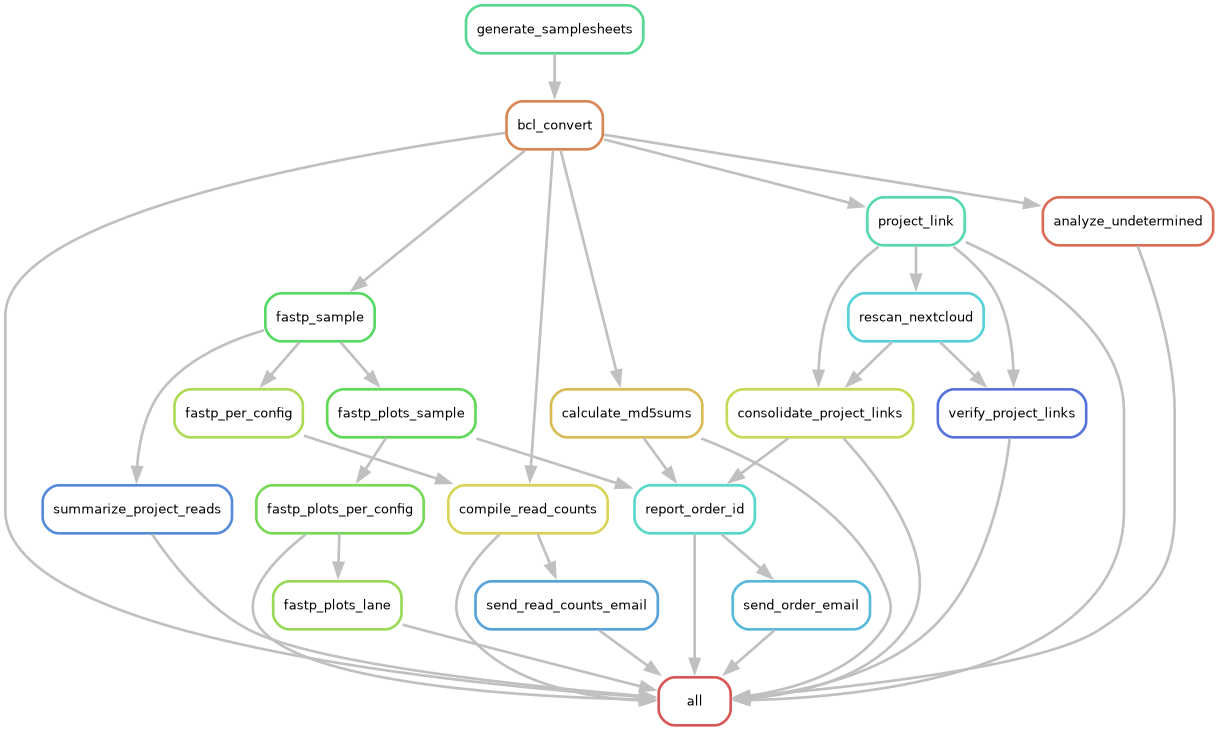
#> input picture rulegraph.png, 1219 x 731 px
$ python -i generate_report.py   (imports and definitions only)
#> lines starting #> are read from the running program, lines starting #| are printed output that depends on the picture
import os
import sys
import glob
import shutil
import json
import re
import base64
import subprocess
from io import BytesIO

# [10 lines left out: function extract_po_number, not called in this run]

def get_image_base64(path, max_width=600, quality=35):
    """
    Load image, compress it, and return base64-encoded string.

    Args:
        path: Path to the image file
        max_width: Maximum width in pixels (maintains aspect ratio)
        quality: JPEG quality (1-95, lower = smaller file)

    Returns:
        Base64-encoded compressed image string
    """
#> called with path = '../rulegraph.png', max_width = 600, quality = 35
    if not os.path.exists(path):
        return None

    try:
        from PIL import Image

        # Open image
        img = Image.open(path)
#> img is the input picture: PIL image 1219x731 RGBA; mean R, G, B, A 249.1, 250.1, 249.2, 254.8

        # Resize if larger than max_width
        if img.width > max_width:
            ratio = max_width / img.width
#> ratio = 0.492
            new_height = int(img.height * ratio)
#> new_height = 359
            img = img.resize((max_width, new_height), Image.Resampling.LANCZOS)
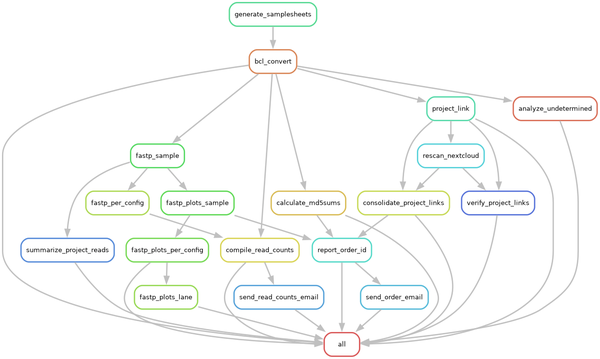
#> img: PIL image 600x359 RGBA; mean R, G, B, A 248.8, 249.8, 248.8, 254.8; transparent parts drawn white

        # Convert RGBA to RGB if needed (for JPEG)
        if img.mode in ('RGBA', 'LA', 'P'):
            background = Image.new('RGB', img.size, (255, 255, 255))
#> background: PIL image 600x359 RGB; every value is 255
            if img.mode == 'P':
                img = img.convert('RGBA')
            background.paste(img, mask=img.split()[-1] if img.mode in ('RGBA', 'LA') else None)
            img = background

        # Save as compressed JPEG to BytesIO
        buffer = BytesIO()
        img.save(buffer, format='JPEG', quality=quality, optimize=True)
        buffer.seek(0)

        # Encode to base64
        return base64.b64encode(buffer.read()).decode('utf-8')

    except ImportError:
        # Fallback if PIL not available - just encode original
        with open(path, "rb") as image_file:
            return base64.b64encode(image_file.read()).decode('utf-8')
    except Exception as e:
        print(f"Error compressing image {path}: {e}")
        # Fallback to original encoding
        try:
            with open(path, "rb") as image_file:
                return base64.b64encode(image_file.read()).decode('utf-8')
        except:
            return None

# [32 lines left out: functions check_md5_file_permissions, get_file_size, parse_lane_from_config, not called in this run]

# 10x/Parse/BD detection: matches the project name OR the Summary "Sample sheet tab"
# entry, so single-cell orders with a plain project name are still recognized.
try:
    from single_cell import is_single_cell_project as is_parse_or_10x
except Exception:
    # [1174 lines left out: functions is_parse_or_10x, rc_index2, barcode_lookup_variants, load_fqtk_sample_ids, compose_plots_base64, parse_flexbar_written_reads and 3 more, not called in this run]

# [80 lines not run here, left out]

>>> result = get_image_base64('../rulegraph.png')
